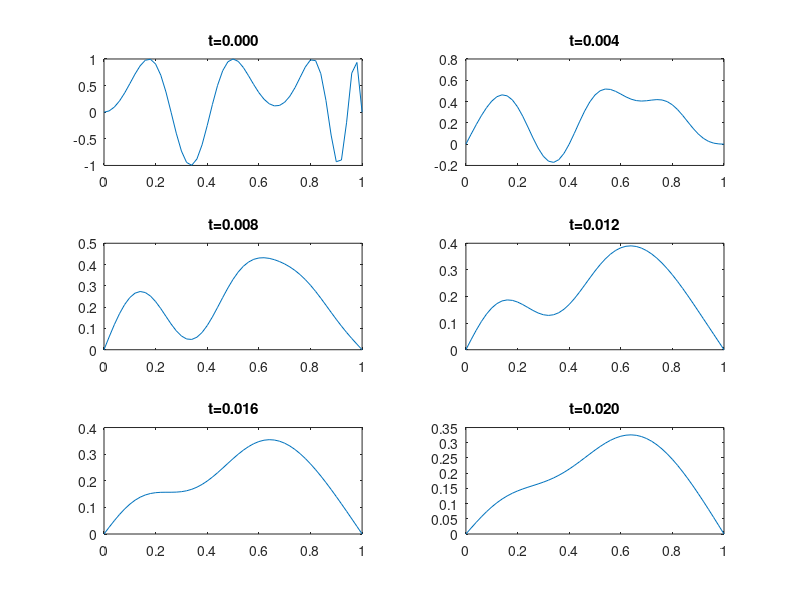

MATLAB code to generate this figure:
%  with x in [0,1] and t in [0,tf]

clear all; clf

% initializations
  theta = 1/2;
  tf = 0.02;                  % time window length
  nx = 50; dx = 1/nx;         % number of points in x
  nt = 1000; dt = tf/nt;      % number of timesteps
  
  x = linspace(0,1,nx+1);     % x-point coordinates
  u = sin(20*pi*x.^2.*(1-x)); % initial condition (MATLAB syntax!)
  f1= @(t)0;                  % lhs Dirichlet condition
  f2= @(t)0;                  % rhs Dirichlet condition
  mu = dt/(dx*dx); 
  j = 2:nx;                   % indices of interior points:2..nx
                              % leftmost point has index 1
                              % rightmost point has index nx+1

% plot the initial condition

  subplot(3,2,1); plot(x,u); title(sprintf('t=%4.3f',0))
a(1:nx-1) = 1+2*mu*theta;
d(1:nx-2) = -mu*theta;
% integrate in time and plot 5 solutions
A = diag(a) + diag(d,1) + diag(d,-1);

  for n = 1:nt
    un = u;
    u(1) = f1(n*dt); u(nx+1) = f2(n*dt);
    b = (1-2*(1-theta)*mu)*un(j) +(1-theta)*mu*(un(j-1)+un(j+1));
    b(1) = b(1) + theta*mu*u(1);
    b(end) = b(end) + theta*mu*u(nx+1);
    u(j) = A\b';   
    if mod(n,nt/5)==0
          subplot(3,2,5*n/nt+1); plot(x,u); title(sprintf('t=%4.3f',n*dt))
    end
  end
  